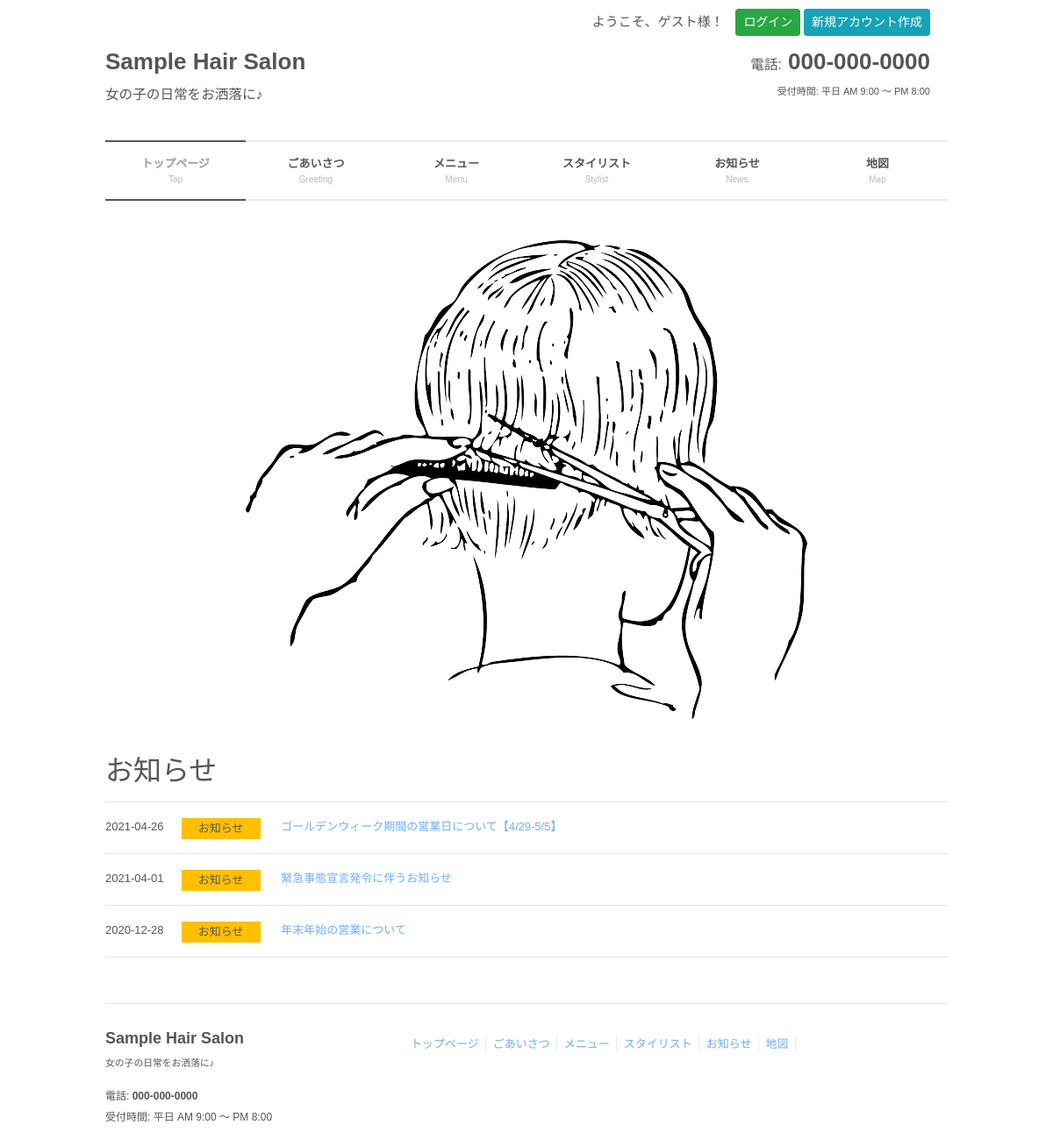
The app's page /, older data.
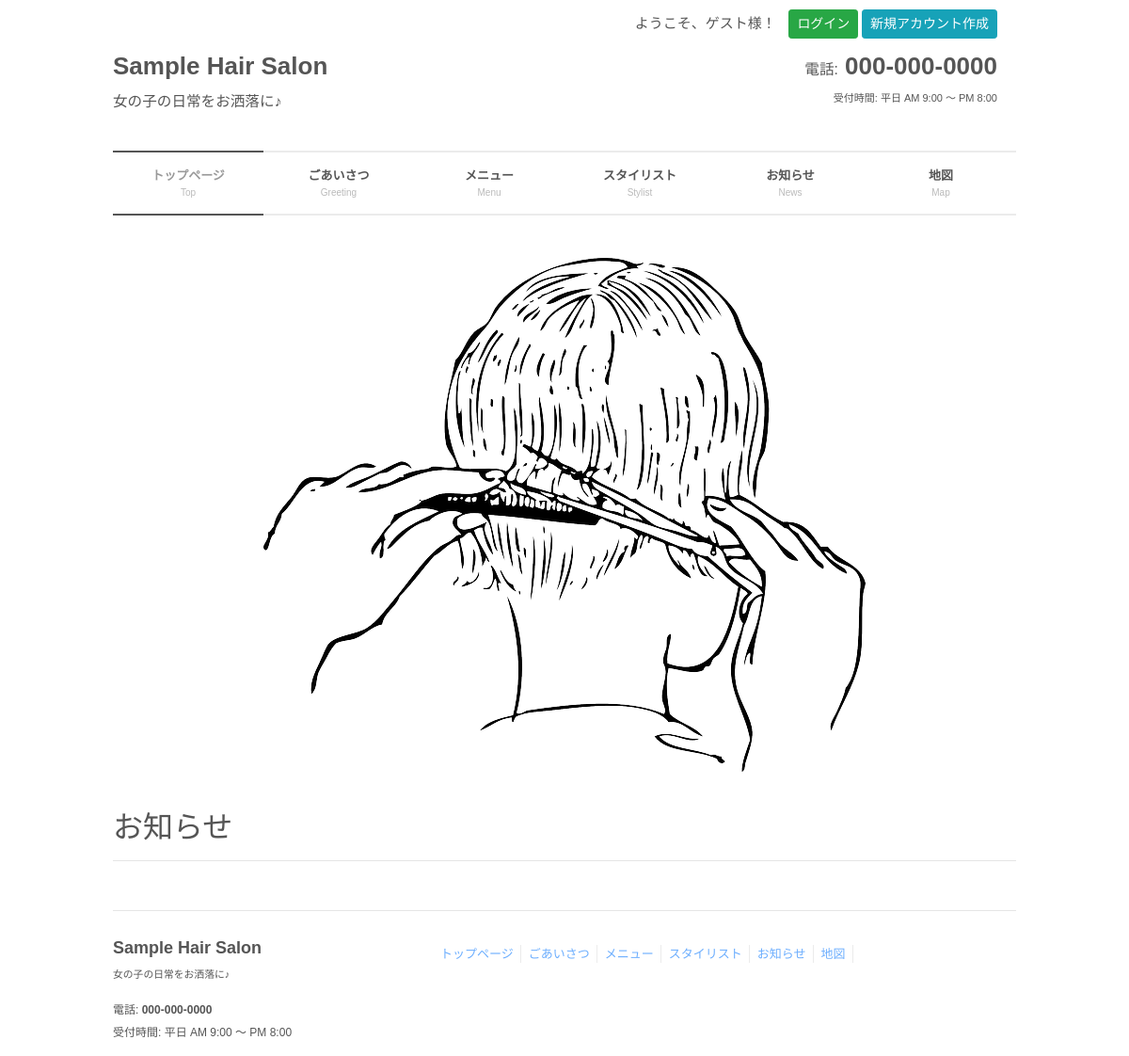
The same page, newer data.
### hairsalon/models.py (models this page shows, shortened)
class News(models.Model):
    title = models.CharField(max_length=100)
    published = models.DateTimeField()
    image = models.ImageField(null=True, blank=True)
    body = models.TextField()
    class Meta:
        verbose_name = "お知らせ投稿"

### hairsalon/views.py (the view)
# urls.py: path('', views.TopView.as_view(), name='top'),
class TopView(TemplateView):
    template_name = 'hairsalon/top.html'
    def get_context_data(self, **kwargs):
        context = super().get_context_data(**kwargs)
        news = News.objects.order_by('-published')
        context['news'] = news
        context['current_menu_item'] = 'top'
        return context

### hairsalon/templates/hairsalon/top.html (shortened to what this page needs)
{% extends "hairsalon/base.html" %}
{% load static %}
{% block content %}
<div id="wrapper">
    <div id="mainBanner">
        <img src="{% static 'media/home.png' %}"/>
    </div>
    {% include 'hairsalon/components/news.html' %}
</div>
{% endblock %}

### hairsalon/templates/hairsalon/base.html (shortened to what this page needs)
<!DOCTYPE html>
{% load static %}
{% load bootstrap4 %}
{% bootstrap_css %}
<html lang="en">
<head>
    <link rel="stylesheet" type="text/css" media="all" href="{% static 'css/style.css' %}">
    <link href="https://use.fontawesome.com/releases/v5.6.1/css/all.css" rel="stylesheet">
</head>
<body>
    <header id="header" role="banner">
	    {% include 'account/account_menu_navi.html' %}
	    {% include 'hairsalon/components/logo.html' %}
    </header>
	{% include 'hairsalon/components/navi.html' %}
    <div class="container">
        {% block content %}{% endblock %}
    </div>
    {% include 'hairsalon/components/footer.html' %}
</body>
</html>

### accounts/templates/account/account_menu_navi.html
<div class="account-menu-navi">
    {% if user.is_authenticated %}
    <span class="welcome-message">ようこそ、{{ user }}様！</span>
    <a href="{% url 'pointcard' %}">
        <button type="button" class="btn btn-success btn-sm">マイページ</button>
    </a>
    <a href="{% url 'account_logout' %}">
        <button type="button" class="btn btn-warning btn-sm">ログアウト</button>
    </a>
    {% else %}
    <span class="welcome-message">ようこそ、ゲスト様！</span>
    <a href="{% url 'account_login' %}">
        <button type="button" class="btn btn-success btn-sm">ログイン</button>
    </a>
    <a href="{% url 'account_signup' %}">
        <button type="button" class="btn btn-info btn-sm">新規アカウント作成</button>
    </a>
    {% endif %}
</div>

### hairsalon/templates/hairsalon/components/logo.html
<div class="logo">
  <a href="#">Sample Hair Salon<span>女の子の日常をお洒落に♪</span></a>
</div>
<div class="info">
    <p class="tel"><span>電話:</span> 000-000-0000 </p>
    <p class="open">受付時間: 平日 AM 9:00 〜 PM 8:00</p>
</div>

### hairsalon/templates/hairsalon/components/navi.html (shortened to what this page needs)
<nav id="mainNav">
	<div class="inner">
		<div class="panel">
			<ul>
				<li class="{% if current_menu_item == 'top' %}current-menu-item{% endif %}">
					<a href="{% url 'top' %}"><strong>トップページ</strong><span>Top</span></a>
				</li>
				<li class="{% if current_menu_item == 'greeting' %}current-menu-item{% endif %}">
					<a href=""><strong>ごあいさつ</strong><span>Greeting</span></a>
				</li>
				<li class="{% if current_menu_item == 'menu' %}current-menu-item{% endif %}">
					<a href=""><strong>メニュー</strong><span>Menu</span></a>
				</li>
				<li class="{% if current_menu_item == 'stylist' %}current-menu-item{% endif %}">
					<a href=""><strong>スタイリスト</strong><span>Stylist</span></a>
				</li>
				<li class="{% if current_menu_item == 'news' %}current-menu-item{% endif %}">
					<a href=""><strong>お知らせ</strong><span>News</span></a>
				</li>
				<li class="{% if current_menu_item == 'map' %}current-menu-item{% endif %}">
					<a href=""><strong>地図</strong><span>Map</span></a>
				</li>
			</ul>
		</div>
	</div>
</nav>

### hairsalon/templates/hairsalon/components/news.html
<h2>お知らせ</h2>
<hr>
<div class="topInfo_box">
    <ul>
        {% for news_detail in news.all %}
        <li>
            <p>
            <span>{{ news_detail.published | date:"Y-m-d" }}
                <span class="info">お知らせ</span>
            </span>
            <span class="title">
                <a href="{% url 'news_detail' news_detail.id %}">{{ news_detail.title }}</a>
            </span>
            </p>
        </li>
        <hr>
        {% endfor %}
    </ul>
</div>

### hairsalon/templates/hairsalon/components/footer.html
<footer id="footer">
    <div class="inner">
        <hr />
        <div id="info" class="grid">
            {% include 'hairsalon/components/logo.html' %}
        </div>
        <div class="menu">
            <ul class="footnav">
                <li><a href="{% url 'top' %}">トップページ</a></li>
                <li><a href="">ごあいさつ</a></li>
                <li><a href="">メニュー</a></li>
                <li><a href="">スタイリスト</a></li>
                <li><a href="">お知らせ</a></li>
                <li><a href="">地図</a></li>
            </ul>
        </div>
    </div>
</footer>

### static/css/style.css (style rules this page uses)
body { color:#555; font-size:13px; font-family:verdana,"ヒラギノ丸ゴ ProN W4","Hiragino Maru Gothic ProN","メイリオ","Meiryo","ＭＳ Ｐゴシック","MS PGothic",Sans-Serif; line-height:1.5; -webkit-text-size-adjust:100%; }
ul { list-style:none; margin:0; padding:0; }
a { color:#6caefe;text-decoration:none; }
#header { height:160px; }
.logo { float:left; }
.logo a { color:#555; }
.logo span { display:block; margin-top:6px; }
.info { float:right; padding-right:20px; text-align:right; }
.info .open { font-size:11px; }
.logo,.info .tel { margin:10px 0 6px 0; font-size:26px; font-weight:bold; }
.logo span,.info span { font-size:.6em; font-weight:normal; }
.account-menu-navi { padding:10px 20px 0 0; text-align:right; }
.welcome-message { font-size:15px; vertical-align: middle; padding-right:10px; }
#header, #wrapper, .inner { width:960px; padding:0; margin:0 auto; }
#wrapper { clear:both; padding:20px 0; }
nav div.panel { // display:block !important; // float:left; }
#mainNav { // clear:both; // z-index:200; // position:relative; }
#mainNav li { float:left; // position:relative; }
#mainNav li a { color:#555; display: block; text-align: center; _float:left; font-size:13px; width:160px; padding:15px 0; border-top:2px solid #ebebeb; border-bottom:2px solid #ebebeb; }
#mainNav li a span, #mainNav li a strong { display:block; }
#mainNav li a span { color:#bababa; font-size:10px; }
#mainNav li.current-menu-item a { border-color:#555; }
#mainNav li.current-menu-item a,#mainNav li a:hover,#mainNav li.current-menu-item li a:hover { color:#999; }
#mainBanner { clear:both; margin:25px auto 40px; padding:0; position:relative; text-align:center; }
#mainBanner img { max-width:100%; height:auto; }
#footer { clear:both; }
#footer .inner { // padding:40px 0; // overflow:hidden; }
#footer #info { float:left; }
#footer #info .info { float:none; }
#footer #info .info { clear:both; padding:5px 0 0; text-align:left; }
#footer .logo { font-size:18px; }
#footer .info .tel,#footer .info .tel span,#footer #info .open { font-size:12px; }
ul.footnav { float:right; width:620px; padding:10px 0; }
ul.footnav li { float:left; margin:10px 0 10px 0; padding:0 7px 0 8px; border-right:1px solid #ebebeb; }

Row changes from the older to the newer data that the page shows:
removed News: published "2021-04-26", title "ゴールデンウィーク期間の営業日について【4/29-5/5】"
removed News: published "2021-04-01", title "緊急事態宣言発令に伴うお知らせ"
removed News: published "2020-12-28", title "年末年始の営業について"
